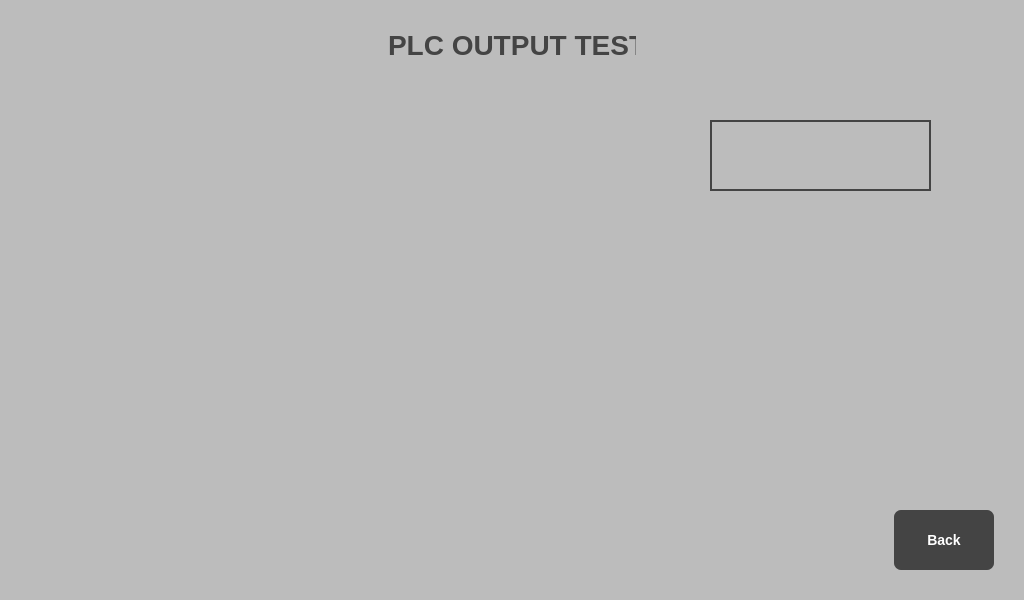
<?xml version="1.0" encoding="UTF-8"?>
<ui version="4.0">
 <class>Outputwindow</class>
 <widget class="QWidget" name="Outputwindow">
  <property name="geometry">
   <rect>
    <x>0</x>
    <y>0</y>
    <width>1024</width>
    <height>600</height>
   </rect>
  </property>
  <property name="windowTitle">
   <string>Form</string>
  </property>
  <property name="styleSheet">
   <string notr="true">#Outputwindow{
	background-color:rgb(188,188,188);
}
#infoLabel{
	color: rgb(68, 68, 68);
	font: bold 28px;
	border: 0px;
	padding: 0px;
}
QLabel{
	font: bold 22px;
	color: rgb(68, 68, 68);
	border: 2px solid rgb(68, 68, 68);
	padding: 2px;
}
QPushButton{
	outline : 0px;
	font: bold 14px;
	color: white;
	background: rgb(68, 68, 68);
	border-radius: 7px;
}

QPushButton:pressed{ 
	background:rgb(134, 134, 134) ;
}
QPushButton:disabled {
	background:rgb(134, 134, 134) ;	
	color: rgb(68, 68, 68);
}
QCheckBox{
	outline: 0px;
}
QCheckBox::indicator{
	width: 50px;
	height: 50px;
}
QCheckBox::indicator:checked{
	image:url(&quot;:/Button/switchOn512x272.png&quot;);
}
QCheckBox::indicator:unchecked{
	image:url(&quot;:/Button/switchOff512x272.png&quot;);
}

QSpinBox{
	background: rgb(188,188,188);
	font: bold 20px;
	color: rgb(68, 68, 68);
	border: 2px solid rgb(68, 68, 68);
}
QSpinBox::up-button{
	font: bold 50px;
}

QDoubleSpinBox{
	background: rgb(188,188,188);
	font: bold 20px;
	color: rgb(68, 68, 68);
	border: 2px solid rgb(68, 68, 68);
}

QTextEdit{
	background: rgb(188,188,188);
	font: bold 20px;
	color: rgb(68, 68, 68);
	border: 2px solid rgb(68, 68, 68);
	
}</string>
  </property>
  <widget class="QPushButton" name="backButton">
   <property name="geometry">
    <rect>
     <x>894</x>
     <y>510</y>
     <width>100</width>
     <height>60</height>
    </rect>
   </property>
   <property name="text">
    <string>Back</string>
   </property>
  </widget>
  <widget class="QLabel" name="infoLabel">
   <property name="geometry">
    <rect>
     <x>388</x>
     <y>30</y>
     <width>248</width>
     <height>30</height>
    </rect>
   </property>
   <property name="font">
    <font>
     <pointsize>-1</pointsize>
     <weight>75</weight>
     <italic>false</italic>
     <bold>true</bold>
    </font>
   </property>
   <property name="text">
    <string>PLC OUTPUT TEST</string>
   </property>
  </widget>
  <widget class="QLabel" name="label">
   <property name="geometry">
    <rect>
     <x>710</x>
     <y>120</y>
     <width>221</width>
     <height>71</height>
    </rect>
   </property>
   <property name="text">
    <string/>
   </property>
  </widget>
 </widget>
 <resources/>
 <connections/>
</ui>
